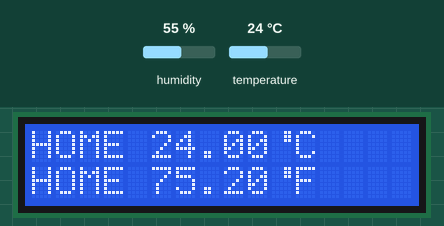
A sketch run on a simulated Arduino Uno, built with avr-gcc and run on an emulated ATmega328P. On the bench: 16×2 character LCD. The test bench sets the inputs (shaded band); at power-on: humidity 55 %, temperature 24 °C. What the sketch prints to the serial monitor is not drawn.

Above: at 5.7 s.
5.8 s: humidity set to 22 %
At 11.1 s:
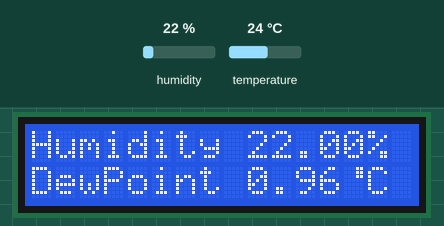
11.7 s: temperature set to 12 °C
At 16.0 s:
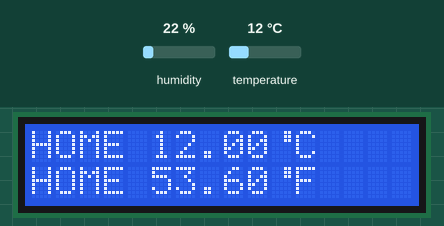
16.8 s: humidity set to 40 %
At 21.5 s:
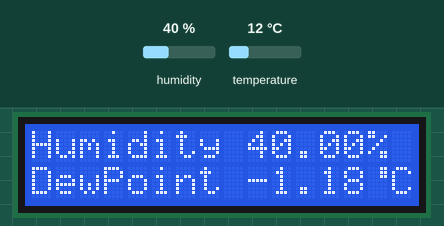
21.8 s: temperature set to 19 °C
At 26.5 s:
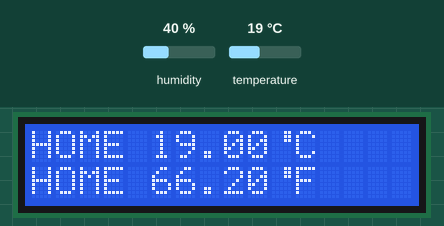
Timing chart, 0 to 27.9 s (numbered marks = the images above; inputs shaded):
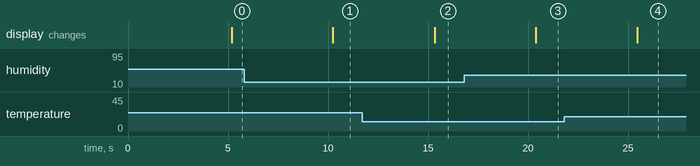

Measured:
- after the input at 5.8 s, the display: changes after 4.4 s (image 1)
- after the input at 11.7 s, the display: changes after 3.6 s (image 2)
- after the input at 16.8 s, the display: changes after 3.6 s (image 3)
- after the input at 21.8 s, the display: changes after 3.7 s (image 4)

The sketch:

HomeTemperatureMinotor.ino
```cpp
#include <DHT22.h>
#include <stdio.h>
#include <Wire.h>
#include <LiquidCrystal_I2C.h>
#define DHT22_PIN 7
#if defined(ARDUINO) && ARDUINO >= 100
#define printByte(args)  write(args);
#else
#define printByte(args)  print(args,BYTE);
#endif

uint8_t degree[8]  = {0x3,0x3,0x3,0x0,0x0,0x0,0x0};

double dewPointFast(double celsius, double humidity)
{
  double a = 17.271;
  double b = 237.7;
  double temp = (a * celsius) / (b + celsius) + log(humidity/100);
  double Td = (b * temp) / (a - temp);
  return Td;
}
//Celsius to Fahrenheit conversion
double Fahrenheit(double celsius)
{
  return 1.8 * celsius + 32;
}

LiquidCrystal_I2C lcd(0x27,16,2);
DHT22 HTM_DHT22(DHT22_PIN);

void setup(void)
{
  Serial.begin(9600);
  Serial.println("DHT22 is starting....");
  lcd.init();
  lcd.backlight();
  lcd.createChar(0, degree);
  lcd.home();
  lcd.print("Welcome to HTM!");
}

void loop(void)
{
  DHT22_ERROR_t errorCode;

  // The sensor can only be read from every 1-2s, and requires a minimum
  // 2s warm-up after power-on.
  delay(5000);

  Serial.print("Requesting data...");
  errorCode = HTM_DHT22.readData();
  switch(errorCode)
  {
    case DHT_ERROR_NONE:
      Serial.print("Got Data ");
      Serial.print(HTM_DHT22.getTemperatureC());
      Serial.print("C ");
      Serial.print(HTM_DHT22.getHumidity());
      Serial.println("%");

      Serial.print("DewPoint ");
      Serial.println(dewPointFast(HTM_DHT22.getTemperatureC(), HTM_DHT22.getHumidity()));
      // Alternately, with integer formatting which is clumsier but more compact to store and
	  // can be compared reliably for equality:
	  //
      char buf[128];
      sprintf(buf, "Integer-only reading: Temperature %hi.%01hi C, Humidity %i.%01i %% RH",
                   HTM_DHT22.getTemperatureCInt()/10, abs(HTM_DHT22.getTemperatureCInt()%10),
                   HTM_DHT22.getHumidityInt()/10, HTM_DHT22.getHumidityInt()%10);
      Serial.println(buf);

      lcd.clear();
      lcd.setCursor(0,0);
      lcd.print("HOME ");
      lcd.print(HTM_DHT22.getTemperatureC());
      lcd.printByte(0);
      lcd.print("C");

      lcd.setCursor(0,1);
      lcd.print("HOME ");
      lcd.print(Fahrenheit(HTM_DHT22.getTemperatureC()));
      lcd.printByte(0);
      lcd.print("F");

      delay(5000);
      lcd.clear();
      lcd.setCursor(0,0);
      lcd.print("Humidity ");
      lcd.print(HTM_DHT22.getHumidity());
      lcd.print("%");

      lcd.setCursor(0,1);
      lcd.print("DewPoint ");
      lcd.print(dewPointFast(HTM_DHT22.getTemperatureC(), HTM_DHT22.getHumidity()));
      lcd.printByte(0);
      lcd.print("C");


      break;
    case DHT_ERROR_CHECKSUM:
      Serial.print("check sum error ");
      Serial.print(HTM_DHT22.getTemperatureC());
      Serial.print("C ");
      Serial.print(HTM_DHT22.getHumidity());
      Serial.println("%");
      break;
    case DHT_BUS_HUNG:
      Serial.println("BUS Hung ");
      break;
    case DHT_ERROR_NOT_PRESENT:
      Serial.println("Not Present ");
      break;
    case DHT_ERROR_ACK_TOO_LONG:
      Serial.println("ACK time out ");
      break;
    case DHT_ERROR_SYNC_TIMEOUT:
      Serial.println("Sync Timeout ");
      break;
    case DHT_ERROR_DATA_TIMEOUT:
      Serial.println("Data Timeout ");
      break;
    case DHT_ERROR_TOOQUICK:
      Serial.println("Polled to quick ");
      break;
  }
}
```
